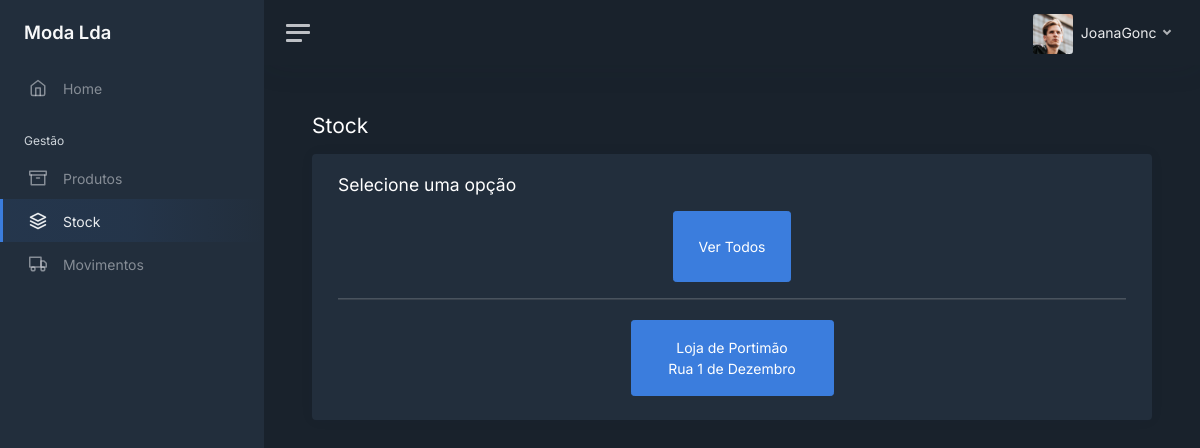
Page /stock (signed in) on the earlier database version.
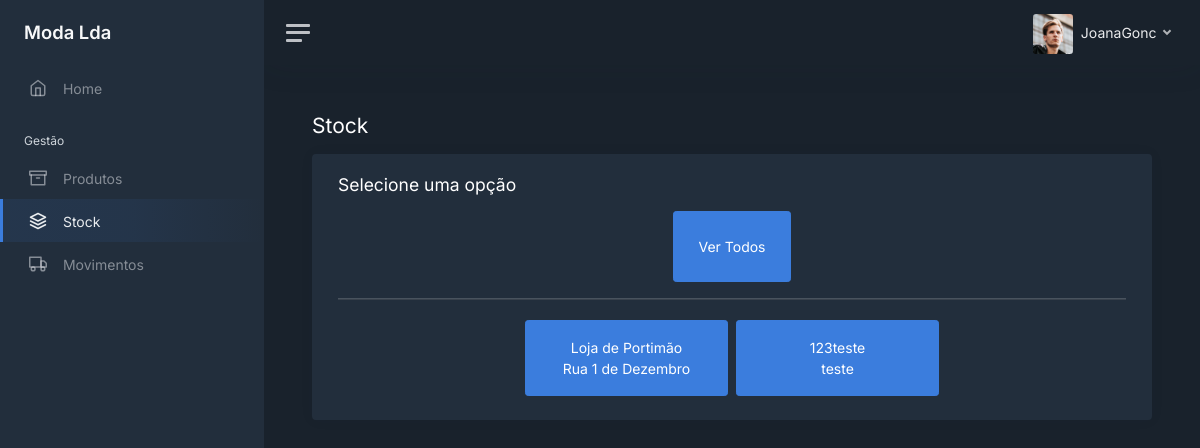
Same page on the later database version.
### modules/main/models.py (models this page shows, shortened)
class Warehouse(db.Model):
    __tablename__ = 'warehouses'
    __table_args__ = {'extend_existing': True}
    id = db.Column(db.Integer, primary_key=True)
    name = db.Column(db.String(), unique=True)
    address = db.Column(db.String())
    phone = db.Column(db.String())
    active = db.Column(db.Boolean, unique=False, default=True)

### modules/main/views.py (the view)
@bp.route('/stock')
@login_required
def stock():
    warehouses_query = Warehouse.query.filter_by(active=1).all()
    return render_template('stock/select_warehouse.html', user=current_user, tab="stock",
                           warehouses=warehouses_query)

### modules/login/models.py (called while the page is built)
@login_manager.user_loader
def load_user(user_id):
    return User.query.get(int(user_id))

### modules/main/templates/stock/select_warehouse.html (shortened to what this page needs)
<!DOCTYPE html>
<html lang="en">
<head>
    <link href="/static/css/dashboard.css" rel="stylesheet">
    <link href="https://cdn.datatables.net/1.13.7/css/dataTables.bootstrap5.min.css" rel="stylesheet">
</head>
{% extends 'sidebar.html' %}
{% block content %}
    <div class="row">
        <div class="col float-start">
            <h1 class="h3 mb-3">Stock</h1>
        </div>
    </div>
    <div class="card">
        <div class="card-body">
            <div class="container-fluid">
                <div class="row">
                    <h4 class="h4 mb-3">Selecione uma opção</h4>
                </div>
                <div class="row">
                    <div class="col-12 d-flex justify-content-center">
                        <a href="/stock/all/products" class="btn btn-primary p-4">Ver Todos</a>
                    </div>
                </div>
                <hr style="border-bottom: 1px solid grey">
                <div class="row d-flex justify-content-center">
                    {% for warehouse in warehouses %}
                        <a href="/stock/{{ warehouse.id }}/products" class="btn btn-primary p-3 m-1 col-3">
                            {{ warehouse.name }}<br>
                            {{ warehouse.address }}
                        </a>
                    {% endfor %}
                </div>
            </div>
        </div>
    </div>
{% endblock %}

Differences in the rows shown:
added Warehouse: name "123teste", address "teste"
